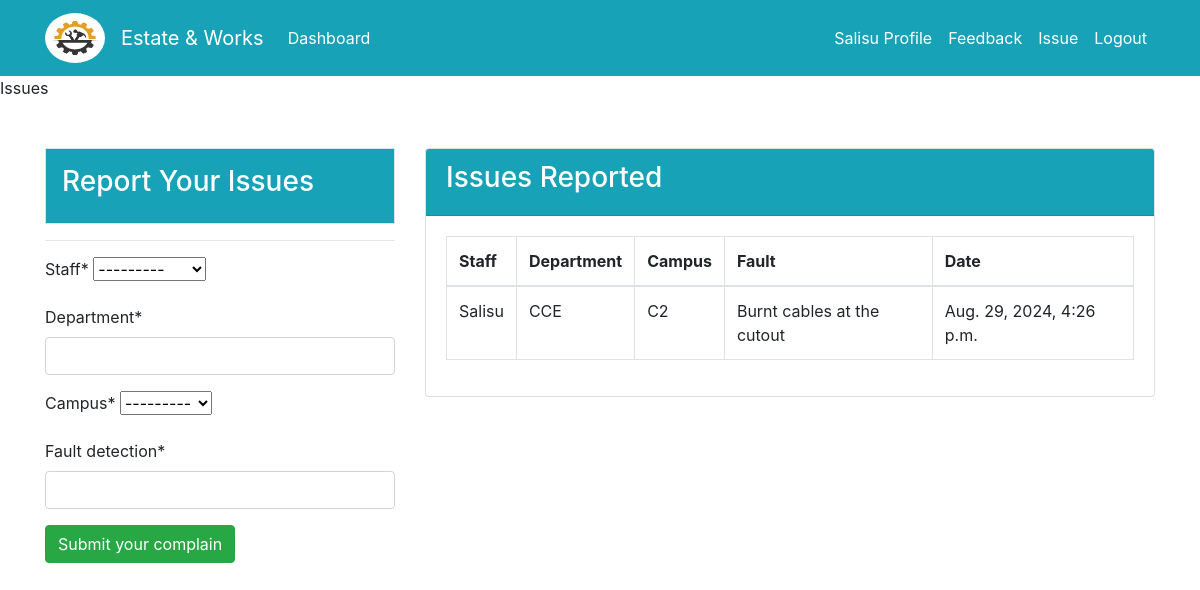
/dashboard/issue (signed in), run on an earlier commit of the app's database.
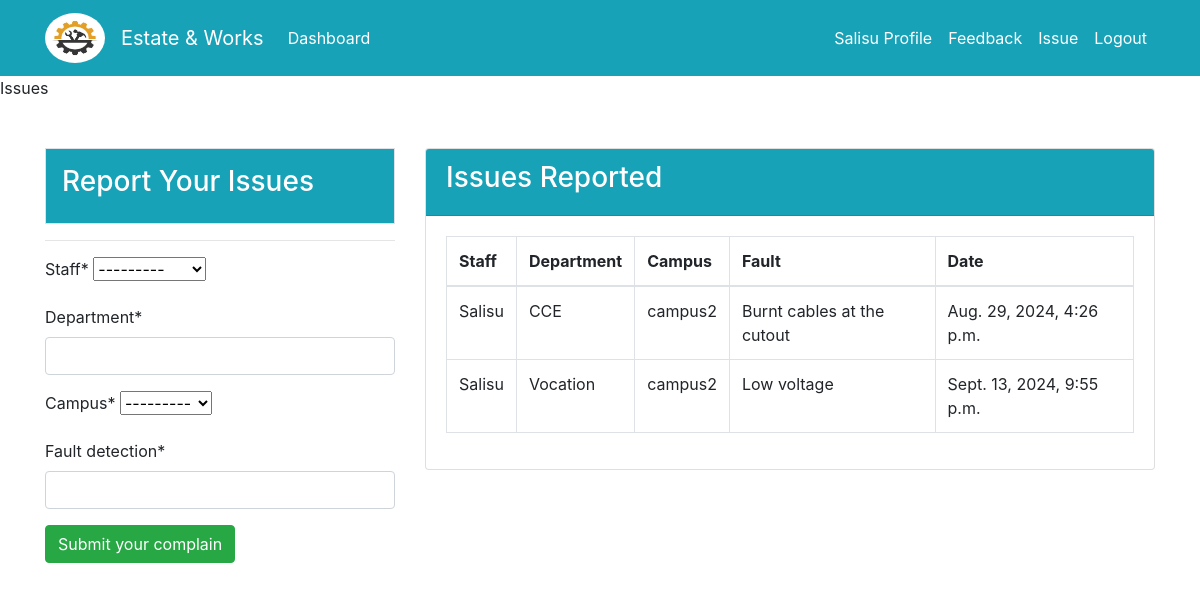
And on a later commit of the database.
### dashboard/models.py (models this page shows)
class Issue(models.Model):
        staff = models.ForeignKey(User, on_delete=models.CASCADE, null=True)
        department = models.CharField(max_length=100)
        campus = models.CharField(max_length=10, choices=CAMPUSES, null=True)
        fault_detection = models.CharField(max_length=100,null=True)
        date_reported = models.DateTimeField(auto_now_add=True, editable=False)

### dashboard/views.py (the view)
# urls.py: path('dashboard/issue', views.issuePage, name='dashboard-issue'),
@login_required(login_url='user-login')
def issuePage(request):
    items = Issue.objects.all() #object relational model
    if request.method == 'POST':
        form = IssueForm(request.POST)
        if form.is_valid:
            form.save()
            return redirect('dashboard-index')
    else:
        form = IssueForm()
    context = {
        'items': items,
        'form': form,
    }
    return render(request, "dashboard_template/issue.html", context)

### dashboard/forms.py
class IssueForm(forms.ModelForm):
    class Meta:
        model = Issue
        fields = ['staff', 'department', 'campus', 'fault_detection']

### templates/dashboard_template/issue.html
{% include "partials/navitems.html" %} {% block title %} Issues {% endblock %}
{% load crispy_forms_tags %} {% block content %}
<div class="container">
  <div class="row mt-5">
    <div class="col-md-4">
      <div class="border p-3 text-white bg-info">
        <h3>Report Your Issues</h3>
      </div>
      <hr />
      <form method="post">
        {% csrf_token %} {{ form|crispy }}
        <input
          type="submit"
          value="Submit your complain"
          class="btn btn-success"
        />
      </form>
    </div>
    <div class="col">
      <div class="card">
        <div class="card-header bg-info text-white">
          <h3>Issues Reported</h3>
        </div>
        <div class="card-body">
          <table class="table table-bordered">
            <thead>
              <tr>
                <th scope="row">Staff</th>
                <th scope="row">Department</th>
                <th scope="row">Campus</th>
                <th scope="row">Fault</th>
                <th scope="row">Date</th>
              </tr>
            </thead>
            <tbody>
              {% for item in items %} {% if item.staff == user %}
              <tr>
                <td>{{item.staff}}</td>
                <td>{{item.department}}</td>
                <td>{{item.campus}}</td>
                <td>{{item.fault_detection}}</td>
                <td>{{item.date_reported}}</td>
              </tr>
              {% endif %} {% endfor %}
            </tbody>
          </table>
        </div>
      </div>
    </div>
  </div>
</div>
{% endblock %}

### templates/partials/navitems.html (shortened to what this page needs)
{% load static %}
<!DOCTYPE html>
<html lang="en">
  <head>
    <link
      rel="stylesheet"
      href="https://cdn.jsdelivr.net/npm/bootstrap@4.0.0/dist/css/bootstrap.min.css"
    />
    <link rel="stylesheet" href="{% static 'style.css' %}" />
  </head>
  <body>
    {% include "partials/nav.html" %} {%block content %} {% endblock %}
  </body>
</html>

### templates/partials/nav.html (shortened to what this page needs)
{% load static %}
<nav class="navbar navbar-expand-lg navbar-info bg-info">
  <div class="container">
    <img
      src="{% static 'image/helmet5.jpeg' %}"
      alt=""
      class="navbar-brand"
      style="height: 60px; width: 60px; border-radius: 50%"
    />
    <a class="navbar-brand text-white" href="{% url 'dashboard-index' %}"
      >Estate & Works</a
    >
    {% if user.is_authenticated %}
    <div class="collapse navbar-collapse" id="navbarSupportedContent">
      <ul class="navbar-nav mr-auto">
        <li class="nav-item active">
          <a class="nav-link text-white" href="{% url 'dashboard-index' %}"
            >Dashboard <span class="sr-only">(current)</span></a
          >
        </li>
      </ul>
      <ul class="navbar-nav ml-auto">
        <li class="nav-item active">
          <a class="nav-link text-white" href="{% url 'user-profile' %}">
            {{user.username}} Profile <span class="sr-only">(current)</span></a
          >
        </li>
        <li class="nav-item active">
          <a class="nav-link text-white" href="{% url 'dashboard-feedback' %}">
            Feedback <span class="sr-only">(current)</span></a
          >
        </li>
        <li class="nav-item active">
          <a class="nav-link text-white" href="{% url 'dashboard-issue' %}">
            Issue <span class="sr-only">(current)</span></a
          >
        </li>
        <li class="nav-item">
          <form method="post" action="{% url 'user-logout' %}">
            <button
              type="submit"
              class="nav-link text-white"
              style="background: none; border: none; cursor: pointer"
            >
              Logout
            </button>
          </form>
        </li>
      </ul>
      {% endif %}
    </div>
  </div>
</nav>

What changed in the data, as far as the page shows it:
changed Issue "CCE": campus "C2" → "campus2"
added Issue: staff "Salisu", department "Vocation", campus "campus2", fault_detection "Low voltage", date_reported "Sept. 13, 2024, 9:55 p.m."
